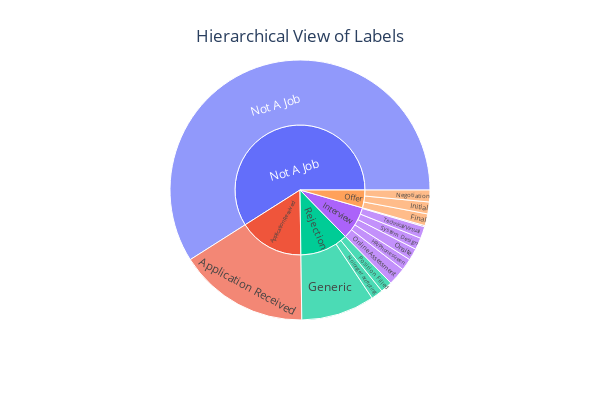

This figure's notebook cell:
### Code cell
fig = px.sunburst(df_for_label_distribution, path=['label1', 'label2'], values=None, height=400, width=600)
fig.update_layout(title={
    'text': "Hierarchical View of Labels",
    'x': 0.5,
    'xanchor': 'center',
    'yanchor': 'top'
})
fig.show()

### Figure 1 — Plotly figure (JSON) as saved in the notebook; plotly's stock layout.template omitted (floating-point values rounded to 4 significant figures)
{"data": [{"branchvalues": "total", "domain": {"x": [0, 1], "y": [0, 1]}, "hovertemplate": "labels=%{label}<br>count=%{value}<br>parent=%{parent}<br>id=%{id}<extra></extra>", "ids": ["Application Received/Application Received", "Offer/Final", "Rejection/Generic", "Interview/HR/Phone screen", "Offer/Initial", "Offer/Negotiation", "Rejection/No longer accepting", "Not A Job/Not A Job", "Interview/Online Assessment", "Interview/Onsite", "Rejection/Position Filled", "Interview/Pre-screen", "Interview/System Design", "Interview/Technical/Virtual", "Application Received", "Interview", "Not A Job", "Offer", "Rejection"], "labels": ["Application Received", "Final", "Generic", "HR/Phone screen", "Initial", "Negotiation", "No longer accepting", "Not A Job", "Online Assessment", "Onsite", "Position Filled", "Pre-screen", "System Design", "Technical/Virtual", "Application Received", "Interview", "Not A Job", "Offer", "Rejection"], "name": "", "parents": ["Application Received", "Offer", "Rejection", "Interview", "Offer", "Offer", "Rejection", "Not A Job", "Interview", "Interview", "Rejection", "Interview", "Interview", "Interview", "", "", "", "", ""], "type": "sunburst", "values": [110, 10, 62, 10, 10, 10, 10, 400, 15, 10, 10, 1, 10, 10, 110, 56, 400, 30, 82]}], "layout": {"height": 400, "legend": {"tracegroupgap": 0}, "margin": {"t": 60}, "title": {"text": "Hierarchical View of Labels", "x": 0.5, "xanchor": "center", "yanchor": "top"}, "width": 600}}
